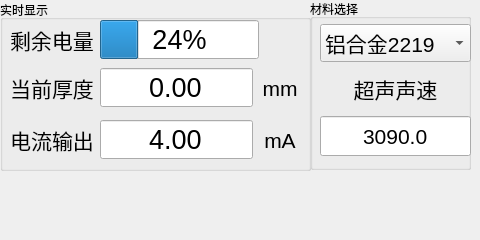
<?xml version="1.0" encoding="UTF-8"?>
<ui version="4.0">
 <class>form_measure</class>
 <widget class="QWidget" name="form_measure">
  <property name="geometry">
   <rect>
    <x>0</x>
    <y>0</y>
    <width>480</width>
    <height>240</height>
   </rect>
  </property>
  <property name="windowTitle">
   <string>Form</string>
  </property>
  <widget class="QGroupBox" name="groupBox">
   <property name="geometry">
    <rect>
     <x>0</x>
     <y>0</y>
     <width>311</width>
     <height>171</height>
    </rect>
   </property>
   <property name="title">
    <string>实时显示</string>
   </property>
   <widget class="QWidget" name="layoutWidget">
    <property name="geometry">
     <rect>
      <x>10</x>
      <y>20</y>
      <width>291</width>
      <height>143</height>
     </rect>
    </property>
    <layout class="QVBoxLayout" name="verticalLayout">
     <item>
      <layout class="QHBoxLayout" name="horizontalLayout">
       <item>
        <widget class="QLabel" name="lbl_electric_quantity">
         <property name="font">
          <font>
           <pointsize>16</pointsize>
          </font>
         </property>
         <property name="text">
          <string>剩余电量</string>
         </property>
        </widget>
       </item>
       <item>
        <widget class="QProgressBar" name="progressBar_elec_quantity">
         <property name="font">
          <font>
           <pointsize>20</pointsize>
          </font>
         </property>
         <property name="value">
          <number>24</number>
         </property>
        </widget>
       </item>
       <item>
        <spacer name="horizontalSpacer">
         <property name="orientation">
          <enum>Qt::Horizontal</enum>
         </property>
         <property name="sizeType">
          <enum>QSizePolicy::Fixed</enum>
         </property>
         <property name="sizeHint" stdset="0">
          <size>
           <width>42</width>
           <height>20</height>
          </size>
         </property>
        </spacer>
       </item>
      </layout>
     </item>
     <item>
      <layout class="QHBoxLayout" name="horizontalLayout_2">
       <item>
        <widget class="QLabel" name="lbl_thickness">
         <property name="font">
          <font>
           <pointsize>16</pointsize>
          </font>
         </property>
         <property name="text">
          <string>当前厚度</string>
         </property>
         <property name="alignment">
          <set>Qt::AlignCenter</set>
         </property>
        </widget>
       </item>
       <item>
        <widget class="QLineEdit" name="ldt_thickness">
         <property name="font">
          <font>
           <pointsize>20</pointsize>
          </font>
         </property>
         <property name="text">
          <string>0.00</string>
         </property>
         <property name="cursorPosition">
          <number>4</number>
         </property>
         <property name="alignment">
          <set>Qt::AlignCenter</set>
         </property>
         <property name="readOnly">
          <bool>true</bool>
         </property>
        </widget>
       </item>
       <item>
        <widget class="QLabel" name="lbl_thickness_2">
         <property name="sizePolicy">
          <sizepolicy hsizetype="Fixed" vsizetype="Preferred">
           <horstretch>0</horstretch>
           <verstretch>0</verstretch>
          </sizepolicy>
         </property>
         <property name="minimumSize">
          <size>
           <width>42</width>
           <height>0</height>
          </size>
         </property>
         <property name="font">
          <font>
           <pointsize>16</pointsize>
          </font>
         </property>
         <property name="text">
          <string>mm</string>
         </property>
         <property name="alignment">
          <set>Qt::AlignCenter</set>
         </property>
        </widget>
       </item>
      </layout>
     </item>
     <item>
      <layout class="QHBoxLayout" name="horizontalLayout_3">
       <item>
        <widget class="QLabel" name="lbl_output">
         <property name="font">
          <font>
           <pointsize>16</pointsize>
          </font>
         </property>
         <property name="text">
          <string>电流输出</string>
         </property>
         <property name="alignment">
          <set>Qt::AlignCenter</set>
         </property>
        </widget>
       </item>
       <item>
        <widget class="QLineEdit" name="ldt_output">
         <property name="font">
          <font>
           <pointsize>20</pointsize>
          </font>
         </property>
         <property name="text">
          <string>4.00</string>
         </property>
         <property name="cursorPosition">
          <number>4</number>
         </property>
         <property name="alignment">
          <set>Qt::AlignCenter</set>
         </property>
         <property name="readOnly">
          <bool>true</bool>
         </property>
        </widget>
       </item>
       <item>
        <widget class="QLabel" name="lbl_output_2">
         <property name="sizePolicy">
          <sizepolicy hsizetype="Fixed" vsizetype="Preferred">
           <horstretch>0</horstretch>
           <verstretch>0</verstretch>
          </sizepolicy>
         </property>
         <property name="minimumSize">
          <size>
           <width>42</width>
           <height>0</height>
          </size>
         </property>
         <property name="font">
          <font>
           <pointsize>16</pointsize>
          </font>
         </property>
         <property name="text">
          <string>mA</string>
         </property>
         <property name="alignment">
          <set>Qt::AlignCenter</set>
         </property>
        </widget>
       </item>
      </layout>
     </item>
    </layout>
   </widget>
  </widget>
  <widget class="QGroupBox" name="groupBox_2">
   <property name="geometry">
    <rect>
     <x>310</x>
     <y>-1</y>
     <width>161</width>
     <height>171</height>
    </rect>
   </property>
   <property name="title">
    <string>材料选择</string>
   </property>
   <widget class="QWidget" name="layoutWidget">
    <property name="geometry">
     <rect>
      <x>10</x>
      <y>20</y>
      <width>151</width>
      <height>143</height>
     </rect>
    </property>
    <layout class="QVBoxLayout" name="verticalLayout_2">
     <item>
      <widget class="QComboBox" name="cbx_material">
       <property name="sizePolicy">
        <sizepolicy hsizetype="Preferred" vsizetype="Fixed">
         <horstretch>0</horstretch>
         <verstretch>0</verstretch>
        </sizepolicy>
       </property>
       <property name="minimumSize">
        <size>
         <width>0</width>
         <height>38</height>
        </size>
       </property>
       <property name="font">
        <font>
         <pointsize>16</pointsize>
        </font>
       </property>
       <item>
        <property name="text">
         <string>铝合金2219</string>
        </property>
       </item>
       <item>
        <property name="text">
         <string>铝合金7050</string>
        </property>
       </item>
       <item>
        <property name="text">
         <string>铝合金6061</string>
        </property>
       </item>
      </widget>
     </item>
     <item>
      <widget class="QLabel" name="lbl_ultra_speed">
       <property name="sizePolicy">
        <sizepolicy hsizetype="Preferred" vsizetype="Fixed">
         <horstretch>0</horstretch>
         <verstretch>0</verstretch>
        </sizepolicy>
       </property>
       <property name="minimumSize">
        <size>
         <width>0</width>
         <height>19</height>
        </size>
       </property>
       <property name="font">
        <font>
         <pointsize>16</pointsize>
        </font>
       </property>
       <property name="text">
        <string>超声声速</string>
       </property>
       <property name="alignment">
        <set>Qt::AlignCenter</set>
       </property>
      </widget>
     </item>
     <item>
      <widget class="QLineEdit" name="ldt_ultra_speed">
       <property name="minimumSize">
        <size>
         <width>0</width>
         <height>40</height>
        </size>
       </property>
       <property name="font">
        <font>
         <pointsize>16</pointsize>
        </font>
       </property>
       <property name="text">
        <string>3090.0</string>
       </property>
       <property name="cursorPosition">
        <number>6</number>
       </property>
       <property name="alignment">
        <set>Qt::AlignCenter</set>
       </property>
       <property name="readOnly">
        <bool>true</bool>
       </property>
      </widget>
     </item>
    </layout>
   </widget>
  </widget>
  <zorder>groupBox_2</zorder>
  <zorder>groupBox</zorder>
 </widget>
 <resources/>
 <connections/>
</ui>
